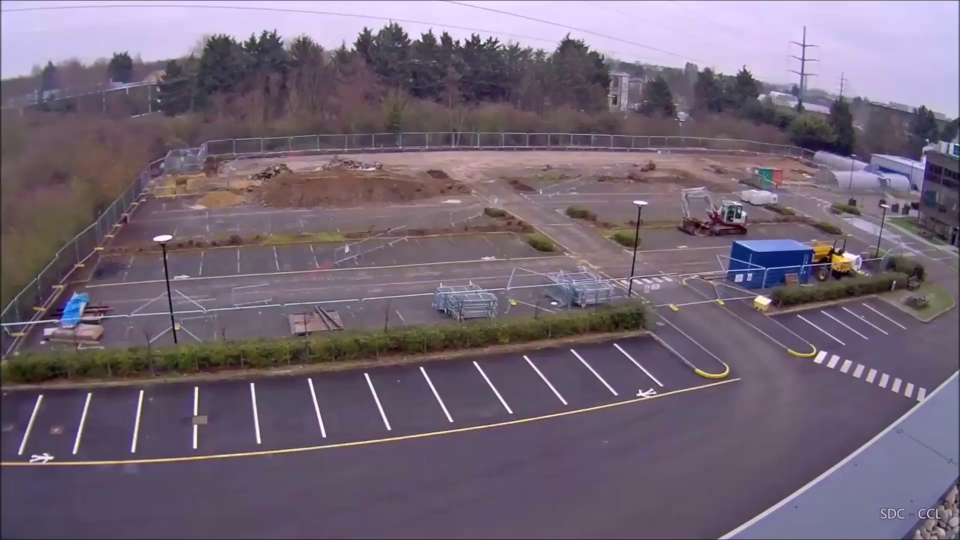
#> input picture FlexibleSpotPick/data/parking.png, 1920 x 1080 px (shown at 1/2 size)
$ python spot_picker.py
#> lines starting #> are read from the running program, lines starting #| are printed output that depends on the picture
import cv2
import pickle
import numpy as np

# Load image
image = cv2.imread('data/parking.png')
#> image is the input picture: shape (1080, 1920, 3); mean B, G, R 117.7, 101.8, 115.2
if image is None:
    print("Error: Image not found.")
    exit()

# Resize image for screen fit
display_width = 800
display_height = 600
image_resized = cv2.resize(image, (display_width, display_height))
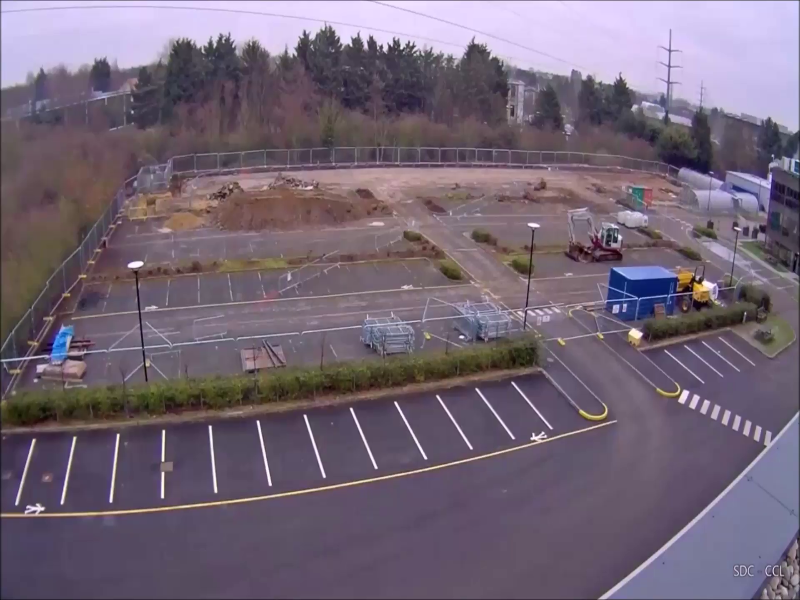
#> image_resized: shape (600, 800, 3); mean B, G, R 117.7, 101.8, 115.1

spots = []
current_polygon = []

def mouse_callback(event, x, y, flags, param):
    global current_polygon, spots

    if event == cv2.EVENT_LBUTTONDOWN:
        current_polygon.append((x, y))
        if len(current_polygon) == 4:
            spots.append(current_polygon.copy())
            current_polygon.clear()

    elif event == cv2.EVENT_RBUTTONDOWN:
        if current_polygon:
            # Remove last point in current polygon
            current_polygon.pop()
        elif spots:
            # Remove last complete polygon
            spots.pop()

# Setup window
cv2.namedWindow("Select Spots", cv2.WINDOW_NORMAL)
cv2.resizeWindow("Select Spots", display_width, display_height)
cv2.setMouseCallback("Select Spots", mouse_callback)

while True:
    display = image_resized.copy()

    # Draw completed polygons
    for spot in spots:
        cv2.polylines(display, [np.array(spot, np.int32)], isClosed=True, color=(0, 255, 0), thickness=2)

    # Draw current polygon in progress
    for point in current_polygon:
        cv2.circle(display, point, 5, (255, 0, 0), -1)

    cv2.imshow("Select Spots", display)
    key = cv2.waitKey(1)
#> (key Esc is pressed here)

    if key == 27:  # ESC to exit
        break
    elif key == ord('s'):  # Press 's' to save spots
        with open("polygon_spots.pkl", "wb") as f:
            pickle.dump(spots, f)
        print("Spots saved to polygon_spots.pkl")

cv2.destroyAllWindows()
